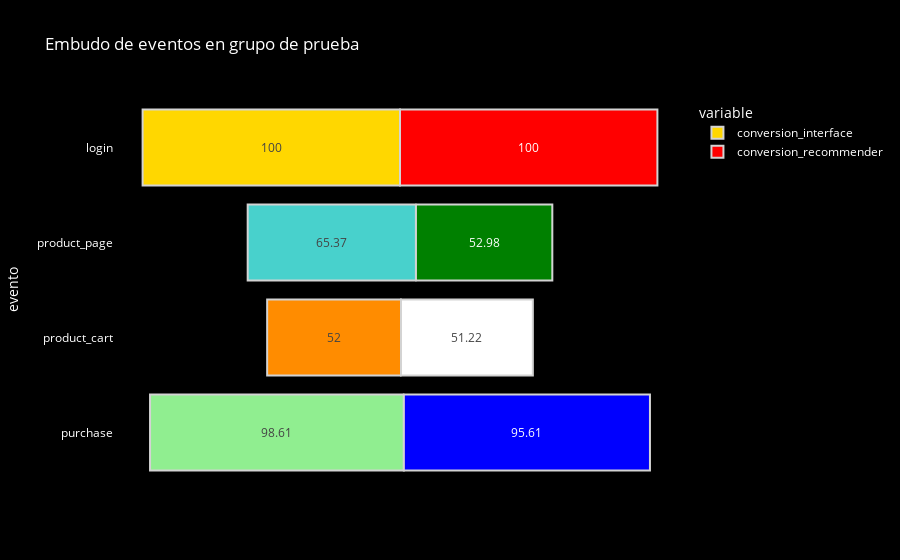

Source (notebook cell):
### Markdown cell above
En el grupo de prueba la interface normal genero mejor conversión que la nueva interface con recomendaciones para los usuarios, ya que la conversión fue mayor en todas las etapas del embudo:<br>
- En la etapa de product_page por 12.39 %. <br>
- En product_cart por 0.78 %.<br>
- En purchase por 3.00 %.

### Code cell
fig3 = px.funnel(prueba,
                x = ['conversion_interface', 'conversion_recommender'],
                y = 'evento',
                title = 'Embudo de eventos en grupo de prueba',
                labels = {'index': 'evento', 'value': 'Número de eventos'}
)

colors2 = ['gold', 'mediumturquoise', 'darkorange', 'lightgreen']
colors21 = ['red', 'green', 'white', 'blue']

fig3.data[0].marker.color = color = colors2[:len(fig3.data[0].y)]
fig3.data[0].marker.line.width = 2
fig3.data[0].marker.line.color = 'lightgray'

fig3.data[1].marker.color = color = colors21[:len(fig3.data[0].y)]
fig3.data[1].marker.line.width = 2
fig3.data[1].marker.line.color = 'lightgray'

fig3.update_layout(
    paper_bgcolor = 'black',
    plot_bgcolor = 'black',
    font_color = 'white'
)                
fig3.show()

### Figure 1 — Plotly figure (JSON) as saved in the notebook; plotly's stock layout.template omitted (floating-point values rounded to 4 significant figures)
{"data": [{"hovertemplate": "variable=conversion_interface<br>Número de eventos=%{x}<br>evento=%{y}<extra></extra>", "legendgroup": "conversion_interface", "marker": {"color": ["gold", "mediumturquoise", "darkorange", "lightgreen"], "line": {"color": "lightgray", "width": 2}}, "name": "conversion_interface", "orientation": "h", "showlegend": true, "type": "funnel", "x": [100, 65.37, 52, 98.61], "xaxis": "x", "y": ["login", "product_page", "product_cart", "purchase"], "yaxis": "y"}, {"hovertemplate": "variable=conversion_recommender<br>Número de eventos=%{x}<br>evento=%{y}<extra></extra>", "legendgroup": "conversion_recommender", "marker": {"color": ["red", "green", "white", "blue"], "line": {"color": "lightgray", "width": 2}}, "name": "conversion_recommender", "orientation": "h", "showlegend": true, "type": "funnel", "x": [100, 52.98, 51.22, 95.61], "xaxis": "x", "y": ["login", "product_page", "product_cart", "purchase"], "yaxis": "y"}], "layout": {"font": {"color": "white"}, "legend": {"title": {"text": "variable"}, "tracegroupgap": 0}, "paper_bgcolor": "black", "plot_bgcolor": "black", "title": {"text": "Embudo de eventos en grupo de prueba"}, "xaxis": {"anchor": "y", "domain": [0, 1], "title": {"text": "Número de eventos"}}, "yaxis": {"anchor": "x", "domain": [0, 1], "title": {"text": "evento"}}}}
